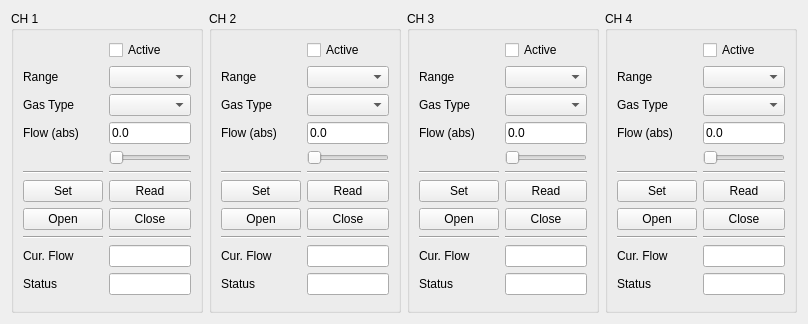
          <widget class="QWidget" name="scrollAreaWidgetContents">
           <property name="geometry">
            <rect>
             <x>0</x>
             <y>0</y>
             <width>808</width>
             <height>324</height>
            </rect>
           </property>
           <layout class="QHBoxLayout" name="horizontalLayout_11">
            <item>
             <widget class="QGroupBox" name="group_MFC1">
              <property name="title">
               <string>CH 1</string>
              </property>
              <layout class="QGridLayout" name="gridLayout_5">
               <item row="7" column="1">
                <widget class="QPushButton" name="btn_MFC1Close">
                 <property name="text">
                  <string>Close</string>
                 </property>
                </widget>
               </item>
               <item row="1" column="1">
                <widget class="QComboBox" name="combo_MFC1Range"/>
               </item>
               <item row="1" column="0">
                <widget class="QLabel" name="label_MFC1Range">
                 <property name="text">
                  <string>Range</string>
                 </property>
                </widget>
               </item>
               <item row="0" column="1">
                <widget class="QCheckBox" name="check_MFC1Active">
                 <property name="text">
                  <string>Active</string>
                 </property>
                </widget>
               </item>
               <item row="3" column="0">
                <widget class="QLabel" name="label_MFC1FSabs">
                 <property name="text">
                  <string>Flow (abs)</string>
                 </property>
                </widget>
               </item>
               <item row="7" column="0">
                <widget class="QPushButton" name="btn_MFC1Open">
                 <property name="text">
                  <string>Open</string>
                 </property>
                </widget>
               </item>
               <item row="2" column="0">
                <widget class="QLabel" name="label_MFC1Gas">
                 <property name="text">
                  <string>Gas Type</string>
                 </property>
                </widget>
               </item>
               <item row="2" column="1">
                <widget class="QComboBox" name="combo_MFC1Gas"/>
               </item>
               <item row="10" column="0">
                <widget class="QLabel" name="label_MFC1Status">
                 <property name="text">
                  <string>Status</string>
                 </property>
                </widget>
               </item>
               <item row="9" column="0">
                <widget class="QLabel" name="label_MFC1CurrentFlow">
                 <property name="text">
                  <string>Cur. Flow</string>
                 </property>
                </widget>
               </item>
               <item row="3" column="1">
                <widget class="ScrollableText" name="txt_MFC1FSabs">
                 <property name="text">
                  <string>0.0</string>
                 </property>
                </widget>
               </item>
               <item row="10" column="1">
                <widget class="QLineEdit" name="txt_MFC1status">
                 <property name="readOnly">
                  <bool>true</bool>
                 </property>
                </widget>
               </item>
               <item row="9" column="1">
                <widget class="QLineEdit" name="txt_MFC1CurrentFlow">
                 <property name="readOnly">
                  <bool>true</bool>
                 </property>
                </widget>
               </item>
               <item row="6" column="0">
                <widget class="QPushButton" name="btn_MFC1Set">
                 <property name="text">
                  <string>Set</string>
                 </property>
                </widget>
               </item>
               <item row="6" column="1">
                <widget class="QPushButton" name="btn_MFC1Read">
                 <property name="text">
                  <string>Read</string>
                 </property>
                </widget>
               </item>
               <item row="4" column="1">
                <widget class="DoubleSlider" name="slider_MFC1Flow">
                 <property name="orientation">
                  <enum>Qt::Horizontal</enum>
                 </property>
                </widget>
               </item>
               <item row="8" column="1">
                <widget class="Line" name="line_9">
                 <property name="orientation">
                  <enum>Qt::Horizontal</enum>
                 </property>
                </widget>
               </item>
               <item row="8" column="0">
                <widget class="Line" name="line_8">
                 <property name="orientation">
                  <enum>Qt::Horizontal</enum>
                 </property>
                </widget>
               </item>
               <item row="5" column="0">
                <widget class="Line" name="line_10">
                 <property name="orientation">
                  <enum>Qt::Horizontal</enum>
                 </property>
                </widget>
               </item>
               <item row="5" column="1">
                <widget class="Line" name="line_11">
                 <property name="orientation">
                  <enum>Qt::Horizontal</enum>
                 </property>
                </widget>
               </item>
              </layout>
             </widget>
            </item>
            <item>
             <spacer name="horizontalSpacer_16">
              <property name="orientation">
               <enum>Qt::Horizontal</enum>
              </property>
              <property name="sizeHint" stdset="0">
               <size>
                <width>1</width>
                <height>20</height>
               </size>
              </property>
             </spacer>
            </item>
            <item>
             <widget class="QGroupBox" name="group_MFC2">
              <property name="title">
               <string>CH 2</string>
              </property>
              <layout class="QGridLayout" name="gridLayout_7">
               <item row="7" column="1">
                <widget class="QPushButton" name="btn_MFC2Close">
                 <property name="text">
                  <string>Close</string>
                 </property>
                </widget>
               </item>
               <item row="1" column="1">
                <widget class="QComboBox" name="combo_MFC2Range"/>
               </item>
               <item row="1" column="0">
                <widget class="QLabel" name="label_MFC2Range">
                 <property name="text">
                  <string>Range</string>
                 </property>
                </widget>
               </item>
               <item row="0" column="1">
                <widget class="QCheckBox" name="check_MFC2Active">
                 <property name="text">
                  <string>Active</string>
                 </property>
                </widget>
               </item>
               <item row="3" column="0">
                <widget class="QLabel" name="label_MFC2FSabs">
                 <property name="text">
                  <string>Flow (abs)</string>
                 </property>
                </widget>
               </item>
               <item row="7" column="0">
                <widget class="QPushButton" name="btn_MFC2Open">
                 <property name="text">
                  <string>Open</string>
                 </property>
                </widget>
               </item>
               <item row="2" column="0">
                <widget class="QLabel" name="label_MFC2Gas">
                 <property name="text">
                  <string>Gas Type</string>
                 </property>
                </widget>
               </item>
               <item row="2" column="1">
                <widget class="QComboBox" name="combo_MFC2Gas"/>
               </item>
               <item row="10" column="0">
                <widget class="QLabel" name="label_MFC2Status">
                 <property name="text">
                  <string>Status</string>
                 </property>
                </widget>
               </item>
               <item row="9" column="0">
                <widget class="QLabel" name="label_MFC2CurrentFlow">
                 <property name="text">
                  <string>Cur. Flow</string>
                 </property>
                </widget>
               </item>
               <item row="3" column="1">
                <widget class="ScrollableText" name="txt_MFC2FSabs">
                 <property name="text">
                  <string>0.0</string>
                 </property>
                </widget>
               </item>
               <item row="10" column="1">
                <widget class="QLineEdit" name="txt_MFC2status">
                 <property name="readOnly">
                  <bool>true</bool>
                 </property>
                </widget>
               </item>
               <item row="9" column="1">
                <widget class="QLineEdit" name="txt_MFC2CurrentFlow">
                 <property name="readOnly">
                  <bool>true</bool>
                 </property>
                </widget>
               </item>
               <item row="6" column="0">
                <widget class="QPushButton" name="btn_MFC2Set">
                 <property name="text">
                  <string>Set</string>
                 </property>
                </widget>
               </item>
               <item row="6" column="1">
                <widget class="QPushButton" name="btn_MFC2Read">
                 <property name="text">
                  <string>Read</string>
                 </property>
                </widget>
               </item>
               <item row="4" column="1">
                <widget class="DoubleSlider" name="slider_MFC2Flow">
                 <property name="orientation">
                  <enum>Qt::Horizontal</enum>
                 </property>
                </widget>
               </item>
               <item row="8" column="1">
                <widget class="Line" name="line_15">
                 <property name="orientation">
                  <enum>Qt::Horizontal</enum>
                 </property>
                </widget>
               </item>
               <item row="8" column="0">
                <widget class="Line" name="line_16">
                 <property name="orientation">
                  <enum>Qt::Horizontal</enum>
                 </property>
                </widget>
               </item>
               <item row="5" column="0">
                <widget class="Line" name="line_17">
                 <property name="orientation">
                  <enum>Qt::Horizontal</enum>
                 </property>
                </widget>
               </item>
               <item row="5" column="1">
                <widget class="Line" name="line_18">
                 <property name="orientation">
                  <enum>Qt::Horizontal</enum>
                 </property>
                </widget>
               </item>
              </layout>
             </widget>
            </item>
            <item>
             <spacer name="horizontalSpacer_15">
              <property name="orientation">
               <enum>Qt::Horizontal</enum>
              </property>
              <property name="sizeHint" stdset="0">
               <size>
                <width>0</width>
                <height>20</height>
               </size>
              </property>
             </spacer>
            </item>
            <item>
             <widget class="QGroupBox" name="group_MFC3">
              <property name="title">
               <string>CH 3</string>
              </property>
              <layout class="QGridLayout" name="gridLayout_8">
               <item row="7" column="1">
                <widget class="QPushButton" name="btn_MFC3Close">
                 <property name="text">
                  <string>Close</string>
                 </property>
                </widget>
               </item>
               <item row="1" column="1">
                <widget class="QComboBox" name="combo_MFC3Range"/>
               </item>
               <item row="1" column="0">
                <widget class="QLabel" name="label_MFC3Range">
                 <property name="text">
                  <string>Range</string>
                 </property>
                </widget>
               </item>
               <item row="0" column="1">
                <widget class="QCheckBox" name="check_MFC3Active">
                 <property name="text">
                  <string>Active</string>
                 </property>
                </widget>
               </item>
               <item row="3" column="0">
                <widget class="QLabel" name="label_MFC3FSabs">
                 <property name="text">
                  <string>Flow (abs)</string>
                 </property>
                </widget>
               </item>
               <item row="7" column="0">
                <widget class="QPushButton" name="btn_MFC3Open">
                 <property name="text">
                  <string>Open</string>
                 </property>
                </widget>
               </item>
               <item row="2" column="0">
                <widget class="QLabel" name="label_MFC3Gas">
                 <property name="text">
                  <string>Gas Type</string>
                 </property>
                </widget>
               </item>
               <item row="2" column="1">
                <widget class="QComboBox" name="combo_MFC3Gas"/>
               </item>
               <item row="10" column="0">
                <widget class="QLabel" name="label_MFC3Status">
                 <property name="text">
                  <string>Status</string>
                 </property>
                </widget>
               </item>
               <item row="9" column="0">
                <widget class="QLabel" name="label_MFC3CurrentFlow">
                 <property name="text">
                  <string>Cur. Flow</string>
                 </property>
                </widget>
               </item>
               <item row="3" column="1">
                <widget class="ScrollableText" name="txt_MFC3FSabs">
                 <property name="text">
                  <string>0.0</string>
                 </property>
                </widget>
               </item>
               <item row="10" column="1">
                <widget class="QLineEdit" name="txt_MFC3status">
                 <property name="readOnly">
                  <bool>true</bool>
                 </property>
                </widget>
               </item>
               <item row="9" column="1">
                <widget class="QLineEdit" name="txt_MFC3CurrentFlow">
                 <property name="readOnly">
                  <bool>true</bool>
                 </property>
                </widget>
               </item>
               <item row="6" column="0">
                <widget class="QPushButton" name="btn_MFC3Set">
                 <property name="text">
                  <string>Set</string>
                 </property>
                </widget>
               </item>
               <item row="6" column="1">
                <widget class="QPushButton" name="btn_MFC3Read">
                 <property name="text">
                  <string>Read</string>
                 </property>
                </widget>
               </item>
               <item row="4" column="1">
                <widget class="DoubleSlider" name="slider_MFC3Flow">
                 <property name="orientation">
                  <enum>Qt::Horizontal</enum>
                 </property>
                </widget>
               </item>
               <item row="8" column="1">
                <widget class="Line" name="line_19">
                 <property name="orientation">
                  <enum>Qt::Horizontal</enum>
                 </property>
                </widget>
               </item>
               <item row="8" column="0">
                <widget class="Line" name="line_20">
                 <property name="orientation">
                  <enum>Qt::Horizontal</enum>
                 </property>
                </widget>
               </item>
               <item row="5" column="0">
                <widget class="Line" name="line_21">
                 <property name="orientation">
                  <enum>Qt::Horizontal</enum>
                 </property>
                </widget>
               </item>
               <item row="5" column="1">
                <widget class="Line" name="line_22">
                 <property name="orientation">
                  <enum>Qt::Horizontal</enum>
                 </property>
                </widget>
               </item>
              </layout>
             </widget>
            </item>
            <item>
             <spacer name="horizontalSpacer_13">
              <property name="orientation">
               <enum>Qt::Horizontal</enum>
              </property>
              <property name="sizeHint" stdset="0">
               <size>
                <width>0</width>
                <height>20</height>
               </size>
              </property>
             </spacer>
            </item>
            <item>
             <widget class="QGroupBox" name="group_MFC4">
              <property name="title">
               <string>CH 4</string>
              </property>
              <layout class="QGridLayout" name="gridLayout_9">
               <item row="7" column="1">
                <widget class="QPushButton" name="btn_MFC4Close">
                 <property name="text">
                  <string>Close</string>
                 </property>
                </widget>
               </item>
               <item row="1" column="1">
                <widget class="QComboBox" name="combo_MFC4Range"/>
               </item>
               <item row="1" column="0">
                <widget class="QLabel" name="label_MFC4Range">
                 <property name="text">
                  <string>Range</string>
                 </property>
                </widget>
               </item>
               <item row="0" column="1">
                <widget class="QCheckBox" name="check_MFC4Active">
                 <property name="text">
                  <string>Active</string>
                 </property>
                </widget>
               </item>
               <item row="3" column="0">
                <widget class="QLabel" name="label_MFC4FSabs">
                 <property name="text">
                  <string>Flow (abs)</string>
                 </property>
                </widget>
               </item>
               <item row="7" column="0">
                <widget class="QPushButton" name="btn_MFC4Open">
                 <property name="text">
                  <string>Open</string>
                 </property>
                </widget>
               </item>
               <item row="2" column="0">
                <widget class="QLabel" name="label_MFC4Gas">
                 <property name="text">
                  <string>Gas Type</string>
                 </property>
                </widget>
               </item>
               <item row="2" column="1">
                <widget class="QComboBox" name="combo_MFC4Gas"/>
               </item>
               <item row="10" column="0">
                <widget class="QLabel" name="label_MFC4Status">
                 <property name="text">
                  <string>Status</string>
                 </property>
                </widget>
               </item>
               <item row="9" column="0">
                <widget class="QLabel" name="label_MFC4CurrentFlow">
                 <property name="text">
                  <string>Cur. Flow</string>
                 </property>
                </widget>
               </item>
               <item row="3" column="1">
                <widget class="ScrollableText" name="txt_MFC4FSabs">
                 <property name="text">
                  <string>0.0</string>
                 </property>
                </widget>
               </item>
               <item row="10" column="1">
                <widget class="QLineEdit" name="txt_MFC4status">
                 <property name="readOnly">
                  <bool>true</bool>
                 </property>
                </widget>
               </item>
               <item row="9" column="1">
                <widget class="QLineEdit" name="txt_MFC4CurrentFlow">
                 <property name="readOnly">
                  <bool>true</bool>
                 </property>
                </widget>
               </item>
               <item row="6" column="0">
                <widget class="QPushButton" name="btn_MFC4Set">
                 <property name="text">
                  <string>Set</string>
                 </property>
                </widget>
               </item>
               <item row="6" column="1">
                <widget class="QPushButton" name="btn_MFC4Read">
                 <property name="text">
                  <string>Read</string>
                 </property>
                </widget>
               </item>
               <item row="4" column="1">
                <widget class="DoubleSlider" name="slider_MFC4Flow">
                 <property name="orientation">
                  <enum>Qt::Horizontal</enum>
                 </property>
                </widget>
               </item>
               <item row="8" column="1">
                <widget class="Line" name="line_23">
                 <property name="orientation">
                  <enum>Qt::Horizontal</enum>
                 </property>
                </widget>
               </item>
               <item row="8" column="0">
                <widget class="Line" name="line_24">
                 <property name="orientation">
                  <enum>Qt::Horizontal</enum>
                 </property>
                </widget>
               </item>
               <item row="5" column="0">
                <widget class="Line" name="line_25">
                 <property name="orientation">
                  <enum>Qt::Horizontal</enum>
                 </property>
                </widget>
               </item>
               <item row="5" column="1">
                <widget class="Line" name="line_26">
                 <property name="orientation">
                  <enum>Qt::Horizontal</enum>
                 </property>
                </widget>
               </item>
              </layout>
             </widget>
            </item>
           </layout>
          </widget>
